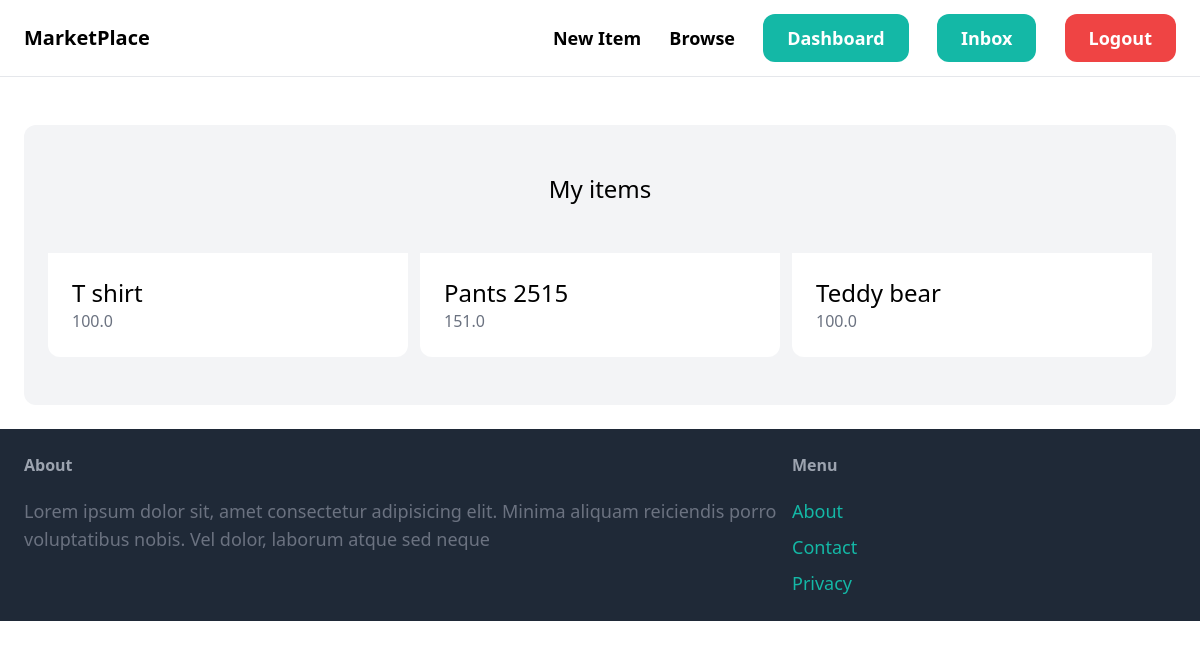
The page /dashboard/ (signed in) on the database its author committed.
### item/models.py (models this page shows, shortened)
class Item(models.Model):
    name = models.CharField(max_length=255)
    description = models.TextField(blank=True, null=True)
    price = models.FloatField()
    is_sold = models.BooleanField(default=False)
    created_at = models.DateTimeField(auto_now_add=True)
    category = models.ForeignKey(Category, on_delete=models.CASCADE, related_name="items")
    created_by = models.ForeignKey(User, related_name="items", on_delete=models.CASCADE)
    image = models.ImageField(upload_to="item_images", blank=True, null=True)

### dashboard/views.py (the view)
# urls.py: path("", views.index, name="index")
@login_required
def index(request):
    items = Item.objects.filter(created_by=request.user)
    return render(request, "dashboard/index.html", {"items": items})

### dashboard/templates/dashboard/index.html (shortened to what this page needs)
{% extends 'core/base.html' %} {% block title %}Dashboard{% endblock %} {% block content %}
<div class="mt-6 px-6 py-12 bg-gray-100 rounded-xl">
    <h2 class="mb-12 text-2xl text-center">My items</h2>
    <div class="grid grid-cols-3 gap-3">
        {% for item in items %}
        <div>
            <a href="{% url 'item:detail' item.id %}">
                <div class="p-6 bg-white rounded-b-xl">
                    <h2 class="text-2xl">{{item.name}}</h2>
                    <p class="text-gray-500">{{item.price}}</p>
                </div>
            </a>
        </div>
        {% endfor %}
    </div>
</div>
{% endblock %}

### rows shown on the page
Item: name "T shirt", price "100.0"
Item: name "Pants 2515", price "151.0"
Item: name "Teddy bear", price "100.0"
